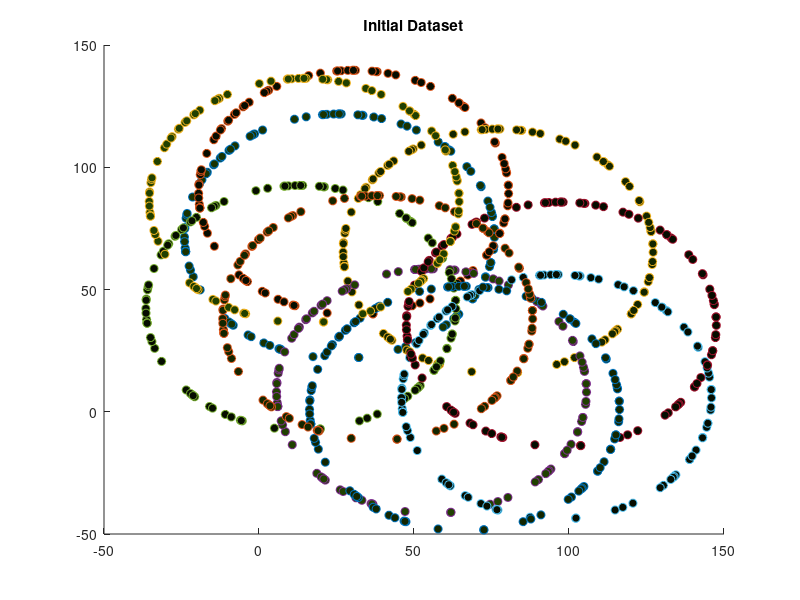
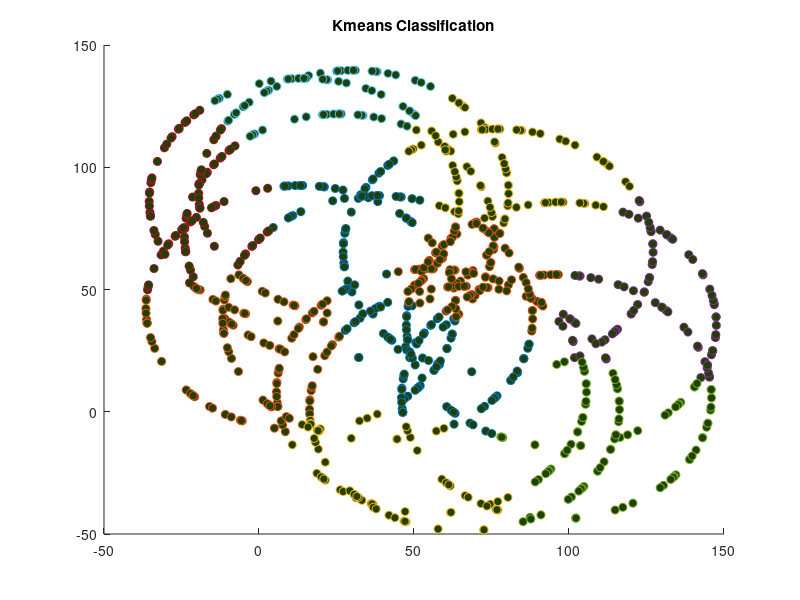

The MATLAB script that drew these images, in order: (Note: this script raises an error after producing the figures.)
%% Load Input
%Creating Data
num_circle=10; %number of circles 
num_points = 100; %number of points for in given circle
s=5;% number of segnments that we will initially cluster
r=50; %radius is fixed for all circles, my be changed
angles = 2*pi*rand(1,num_points); %anglular poistion of a point in a circle
%Dimension=2; % NUmber of dimension
data = [];
figure
for i=1:num_circle
  cx= rand*100;  %a random x center coordinate
  cy= rand*100;  %a random y center coordinate
  x=r*cos(angles)+cx;  %parametric equation of a circle
  y=r*sin(angles)+cy;
  c=(randi([1, s]))/10; 
  color=c.*[0.25,0.5,0];
  temp = [x;y];
  data = [data, temp];
  scatter(x,y,'MarkerFaceColor',color); title 'Initial Dataset';
  hold on;
end
data=data';
%clearvars x y temp cx cy color c angles r s i;
%%
N = num_circle*num_points;
n = 4; % Number of points to build model

K = num_circle;

cluster = kmeans(data,K);
figure 
for jhg=1:K
    i = cluster==jhg;
    I = find(i==1);
    points = data(I,:)';
    scatter(points(1,:),points(2,:),'MarkerFaceColor',color); title 'Kmeans Classification';
    hold on;
end

%% Here comes the part of cluster initialisation
% Build P matrix.
num_column = 100;
P=[];
pj=zeros(N,1);
for it=1:num_column
    r =randi([1,N],1,n);
    points = data(r,:); % n points from data which will make my model
    points = points';
    %[cx,cy,r,error] = circFit(points);
    [cx, cy, rad, error] = CIRC(points(1,:)',points(2,:)');
    for iter = 1:N % Calculating Pj vector here
        temp=sum(r==iter);
        if temp==0
            x = data(iter,1);
            y = data(iter,2);
            X = [x,y;cx,cy];
            d = pdist(X,'euclidean');
            err = sqrt(abs(d^2-rad^2)); 
            sigma = 10;
            lembda = 1;
            pow=2;
            pj(iter) = exp(-lembda*(err/sigma)^pow);
        end
    end
    P = [P,pj];
end
clear err;
cluster = kmeans(P,K);
figure 
for jhg=1:K
    i = cluster==jhg;
    I = find(i==1);
    points = data(I,:)';
    scatter(points(1,:),points(2,:),'MarkerFaceColor',color); title 'Higher Order Kmeans Classification';
    hold on;
end

%% While loop 

T=100; % number of column of P matrix (1<= T <= Nc)
numc = 5; % Number of column in U matrix
niter=10;
U = orth(randn(N,numc)); % Initialisation of U matrix
err_1=100;
err_U=N*numc;
while (err_U>0.01*N*numc && err_1>5 )% && err_1<N-5)
    prev_U = U;
    for t1 = 1:T
        r =randi([1,K],1,1);
        i = cluster==r;
        I = find(i==1);
        I=randsample(I,n); % Choosing random n points from 
        %I=I(1:n);
        points = data(I,:); % n points from data which will make my model
        points = points';
        %[cx,cy,r,error] = circFit(points); % This is the circular fit.
        [cx, cy, rad, error] = CIRC(points(1,:)',points(2,:)');
        pj=zeros(N,1);
        for iter = 1:N % Calculating Pj vector here
         %iter=1;
        % while(iter<=N)
            temp=sum(I==iter);
            if temp==0
                x = data(iter,1);
                y = data(iter,2);
                X = [x,y;cx,cy];
                d = pdist(X,'euclidean');
                err = sqrt(abs(d^2-rad^2)); 
                sigma = 10;
                lembda = 10;
                pow=2;
                pj(iter) = exp(-lembda*(err/sigma)^pow);
            end
            %iter=iter+5;
        end
        
        weights = U\pj;
        %weights = lsqnonneg(U,pj);
        residual = pj-U*weights;
        q = U*weights;
        norm_q = norm(q);
        norm_weights = norm(weights);
        norm_residual = norm(residual);
        
        sG = norm_residual*norm_q;
        step_size=1/(t1+1);
        t = step_size*sG;
        if t<pi/2 % drop big steps  
            alpha = (cos(t)-1)/(norm_q*norm_weights) ;
            beta = sin(t)/(norm_residual*norm_weights);
            U = U + beta*residual*weights' + alpha*q*weights';
        end 
    end
    prev_cluster=cluster;
    TF = isnan(U);
    if(sum(sum(TF))==N*numc)
        break
    else
        cluster = kmeans(U,K);
    end
    prev_err_1 = err_1;
    err_1 = sum(abs(prev_cluster-cluster));
   % if(abs(prev_err_1-err_1)<5*num_circle)
        %err_1=abs(prev_err_1-err_1);
     %   err_1=4;
    %end
    err_U = sum(sum(abs(prev_U-U)))
    niter = niter-1;
    
    clearvars x y X d sigma err i I cx cy r prev_cluster;
end


figure
    for jhg=1:K
        i = cluster==jhg;
        I = find(i==1);
        points = data(I,:)';
        scatter(points(1,:),points(2,:),'MarkerFaceColor',color);title 'My Program Classification';
        hold on
    end
clearvars i I jhg norm_q norm_residual norm_weights norm_circle;
clear ;
%clc;
